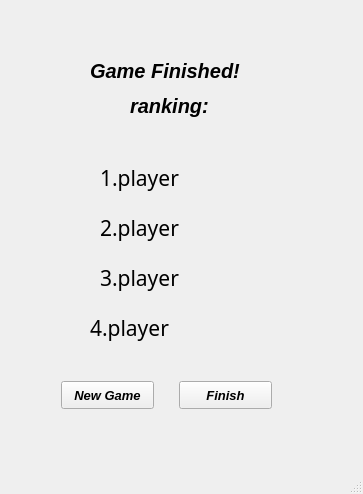
<?xml version="1.0" encoding="UTF-8"?>
<ui version="4.0">
 <class>mainWindow</class>
 <widget class="QMainWindow" name="mainWindow">
  <property name="geometry">
   <rect>
    <x>0</x>
    <y>0</y>
    <width>363</width>
    <height>494</height>
   </rect>
  </property>
  <property name="windowTitle">
   <string>Winers</string>
  </property>
  <widget class="QWidget" name="centralwidget">
   <widget class="QLabel" name="label_5">
    <property name="geometry">
     <rect>
      <x>100</x>
      <y>260</y>
      <width>153</width>
      <height>36</height>
     </rect>
    </property>
    <property name="font">
     <font>
      <family>Ravie</family>
      <pointsize>16</pointsize>
     </font>
    </property>
    <property name="text">
     <string>3.player</string>
    </property>
   </widget>
   <widget class="QLabel" name="label_3">
    <property name="geometry">
     <rect>
      <x>100</x>
      <y>210</y>
      <width>152</width>
      <height>36</height>
     </rect>
    </property>
    <property name="font">
     <font>
      <family>Ravie</family>
      <pointsize>16</pointsize>
     </font>
    </property>
    <property name="text">
     <string>2.player</string>
    </property>
   </widget>
   <widget class="QLabel" name="label_4">
    <property name="geometry">
     <rect>
      <x>90</x>
      <y>310</y>
      <width>157</width>
      <height>36</height>
     </rect>
    </property>
    <property name="font">
     <font>
      <family>Ravie</family>
      <pointsize>16</pointsize>
     </font>
    </property>
    <property name="text">
     <string>4.player</string>
    </property>
   </widget>
   <widget class="QLabel" name="label">
    <property name="geometry">
     <rect>
      <x>90</x>
      <y>50</y>
      <width>211</width>
      <height>41</height>
     </rect>
    </property>
    <property name="font">
     <font>
      <family>MS Sans Serif</family>
      <pointsize>15</pointsize>
      <weight>75</weight>
      <italic>true</italic>
      <bold>true</bold>
     </font>
    </property>
    <property name="text">
     <string>Game Finished!</string>
    </property>
   </widget>
   <widget class="QLabel" name="label_2">
    <property name="geometry">
     <rect>
      <x>130</x>
      <y>80</y>
      <width>131</width>
      <height>51</height>
     </rect>
    </property>
    <property name="font">
     <font>
      <family>MS Sans Serif</family>
      <pointsize>15</pointsize>
      <weight>75</weight>
      <italic>true</italic>
      <bold>true</bold>
     </font>
    </property>
    <property name="text">
     <string>ranking:</string>
    </property>
   </widget>
   <widget class="QLabel" name="label_1">
    <property name="geometry">
     <rect>
      <x>100</x>
      <y>160</y>
      <width>145</width>
      <height>36</height>
     </rect>
    </property>
    <property name="font">
     <font>
      <family>Ravie</family>
      <pointsize>16</pointsize>
     </font>
    </property>
    <property name="text">
     <string>1.player</string>
    </property>
   </widget>
   <widget class="QPushButton" name="pushButton">
    <property name="geometry">
     <rect>
      <x>61</x>
      <y>381</y>
      <width>93</width>
      <height>28</height>
     </rect>
    </property>
    <property name="font">
     <font>
      <family>MS Sans Serif</family>
      <pointsize>10</pointsize>
      <weight>75</weight>
      <italic>true</italic>
      <bold>true</bold>
     </font>
    </property>
    <property name="text">
     <string>New Game</string>
    </property>
   </widget>
   <widget class="QPushButton" name="pushButton_2">
    <property name="geometry">
     <rect>
      <x>179</x>
      <y>381</y>
      <width>93</width>
      <height>28</height>
     </rect>
    </property>
    <property name="font">
     <font>
      <family>MS Sans Serif</family>
      <pointsize>10</pointsize>
      <weight>75</weight>
      <italic>true</italic>
      <bold>true</bold>
     </font>
    </property>
    <property name="text">
     <string>Finish</string>
    </property>
   </widget>
  </widget>
  <widget class="QMenuBar" name="menubar">
   <property name="geometry">
    <rect>
     <x>0</x>
     <y>0</y>
     <width>363</width>
     <height>25</height>
    </rect>
   </property>
  </widget>
  <widget class="QStatusBar" name="statusbar"/>
 </widget>
 <resources/>
 <connections/>
</ui>
